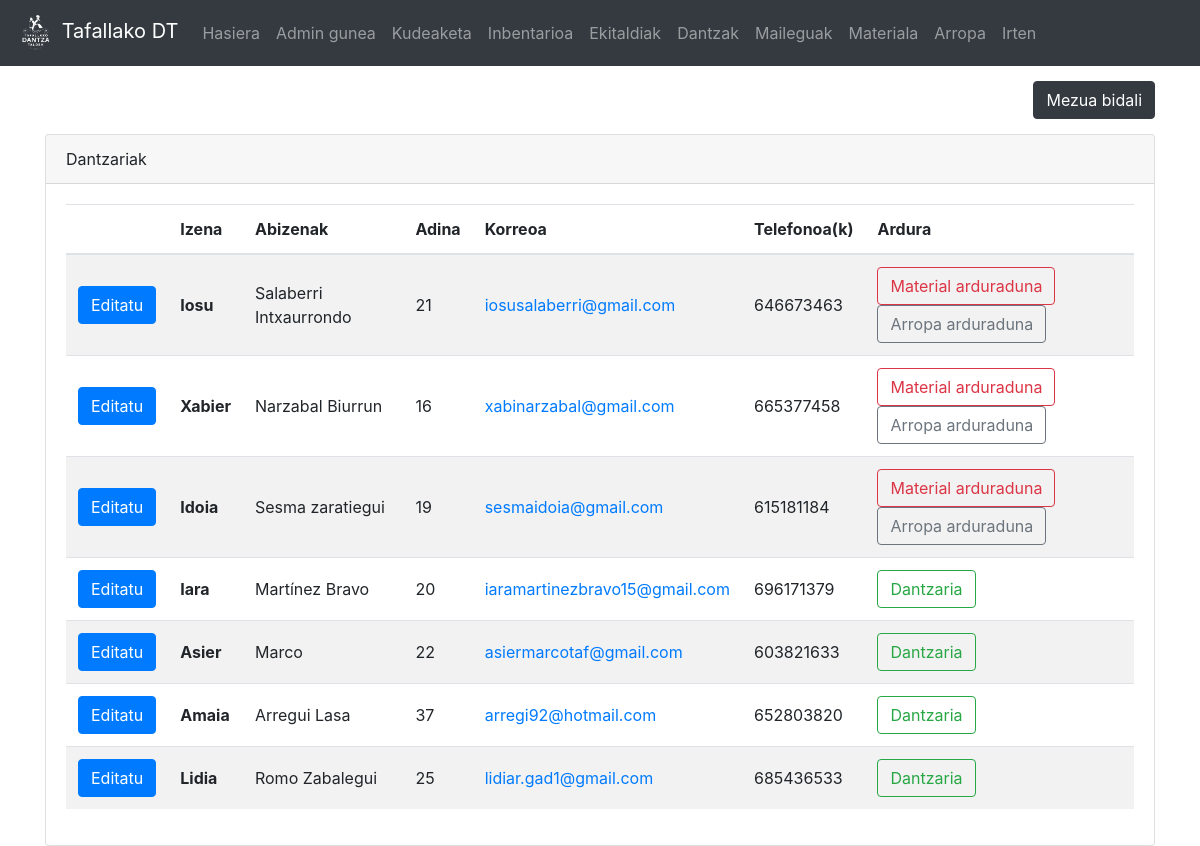
The page /dashboard (signed in) on the database its author committed.
### dantza/models.py (models this page shows, shortened)
class Dantzaria(models.Model):
	user = models.OneToOneField(User, on_delete=models.CASCADE)
	izena = models.CharField(max_length=50)
	abizenak = models.CharField(max_length=200)
	jaiotze_data = models.DateTimeField('jaiotze data')
	email = models.CharField(max_length=100)
	def adina(self):
		today = date.today()
		return today.year - self.jaiotze_data.year - ((today.month, today.day) < (self.jaiotze_data.month, self.jaiotze_data.day))
	def telefonoak(self):
		t_list = Telefono.objects.filter(dantzari=self)
		return ', '.join(str(e.zenbakia) for e in t_list)
	def is_materialArduraduna(self):
		return self.user.groups.filter(name='material_arduradunak').exists()
	def is_arropaArduraduna(self):
		return self.user.groups.filter(name='arropa_arduradunak').exists()

class Telefono(models.Model):
	zenbakia = models.IntegerField()
	dantzari = models.ForeignKey(Dantzaria, on_delete=models.CASCADE)

### dantza/views.py (the view, shortened to what this page needs)
# urls.py: path('dashboard', views.dashboard, name = 'dashboard'),
@login_required(login_url='/login')
def dashboard(request):
	dantzari_list = Dantzaria.objects.all()
	maileguak = Mailegua.objects.filter(itzulita=False)
	return render(request,'dantza/dashboard.html',{'d_list':dantzari_list, 'mail_list':maileguak, 'h_list': HARTZAILEA})

### dantza/templatetags/auth_extras.py (called while the page is built)
@register.filter(name='has_group')
def has_group(user, group_name):
    return user.groups.filter(name=group_name).exists()

### templates/dantza/dashboard.html (shortened to what this page needs)
{% extends "dantza/base.html" %}
{% block edukia %}
<div class="container">
	<div class="clearfix">
		<button style="margin-top: 15px;" type="button" class="btn btn-dark float-right" data-toggle="modal" data-target="#mezua">
		  Mezua bidali
		</button>
	</div>
	{% if request.user.is_superuser %}
	<div class="card" style="margin-top:15px">
		<div class="card-header">Dantzariak</div>
		<div class="card-body">
	{% if d_list %}
	<div class="table-responsive">
		<table class="table table-hover table-striped">
		  <thead>
			<tr>
								<th scope="col"></th>
			  <th scope="col">Izena</th>
			  <th scope="col">Abizenak</th>
			  <th scope="col">Adina</th>
			  <th scope="col">Korreoa</th>
				<th scope="col">Telefonoa(k)</th>
				<th scope="col">Ardura</th>
			</tr>
		  </thead>
		  <tbody>
		{% for d in d_list %}
			  <tr>
				  <td style="vertical-align:middle;"><a href="/dantzari/{{ d.pk }}/" class="btn btn-primary">Editatu</a></td>
				  <th scope="row" style="vertical-align:middle;">{{ d.izena }}</th>
				  <td style="vertical-align:middle;">{{ d.abizenak }}</td>
				  <td style="vertical-align:middle;">{{ d.adina }}</td>
				  <td style="vertical-align:middle;"><a href="mailto:{{ d.email }}">{{ d.email }}</a></td>
				  <td style="vertical-align:middle;">{{ d.telefonoak }}</td>
				  <td>
					  {% if not d.is_materialArduraduna and not d.is_arropaArduraduna %}
					  <div class="btn btn-outline-success">Dantzaria</div>
					  {% endif %}
					  {% if d.is_materialArduraduna %}
					  <div class="btn btn-outline-danger">Material arduraduna</div>
					  {% endif %}
					  {% if d.is_arropaArduraduna %}
					  <div class="btn btn-outline-secondary">Arropa arduraduna</div>
					  {% endif %}
				  </td>
			  </tr>
		{% endfor %}
			</tbody>
</table>
			</div>
	{% else %}
		Oraindik ez dago dantzaririk<br/>
			<small>Dantzari berriak sortzeko, saioa itxi eta erregistratu</small>
	{% endif %}
		</div>
</div>
</div>
{% endif %}
{% endblock edukia %}

### rows shown on the page
Dantzaria: izena "Iosu", abizenak "Salaberri Intxaurrondo", adina "21", email "iosusalaberri@gmail.com", telefonoak "646673463", shows "Material arduraduna", shows "Arropa arduraduna"
Dantzaria: izena "Xabier", abizenak "Narzabal Biurrun", adina "16", email "xabinarzabal@gmail.com", telefonoak "665377458", shows "Material arduraduna", shows "Arropa arduraduna"
Dantzaria: izena "Idoia", abizenak "Sesma zaratiegui", adina "19", email "sesmaidoia@gmail.com", telefonoak "615181184", shows "Material arduraduna", shows "Arropa arduraduna"
Dantzaria: izena "Iara", abizenak "Martínez Bravo", adina "20", email "iaramartinezbravo15@gmail.com", telefonoak "696171379", shows "Dantzaria"
Dantzaria: izena "Asier", abizenak "Marco", adina "22", email "asiermarcotaf@gmail.com", telefonoak "603821633", shows "Dantzaria"
Dantzaria: izena "Amaia", abizenak "Arregui Lasa", adina "37", email "arregi92@hotmail.com", telefonoak "652803820", shows "Dantzaria"
Dantzaria: izena "Lidia", abizenak "Romo Zabalegui", adina "25", email "lidiar.gad1@gmail.com", telefonoak "685436533", shows "Dantzaria"
